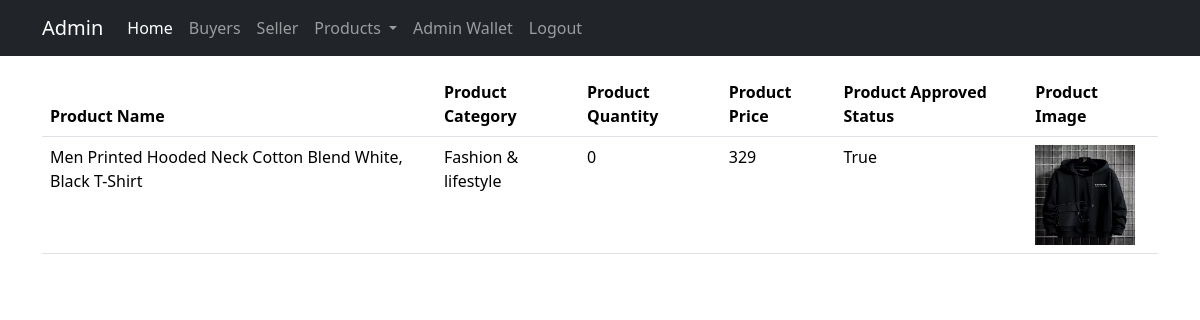
The app's page /superadmin/category/2/ with its own data.
### seller/models.py (models this page shows)
class Product(models.Model):
    seller = models.ForeignKey(Seller, on_delete=models.CASCADE)
    category = models.ForeignKey(Category, on_delete=models.CASCADE)
    name = models.CharField(max_length=100)
    description = models.TextField()
    price = models.IntegerField()
    image = models.ImageField(upload_to="media/")
    quantity = models.IntegerField()
    approved = models.BooleanField(default=False)
    def __str__(self):
        return self.name

class Category(models.Model):
    name = models.CharField(max_length=50)
    def __str__(self):
        return self.name

### superadmin/views.py (the view)
# urls.py: path("category/<int:id>/", views.product_categorywise, name="product_categorywise"),
def product_categorywise(request, id):
    category = Category.objects.get(id=id)
    product = Product.objects.filter(category=category)
    print(product)
    return render(request, "category_product.html", {"product": product})

### buyer/context_processors.py (called while the page is built)
def cart_item_count(request):
    user = request.user
    if user.is_authenticated:
        cart_item_count = 0
        cart = CartItem.objects.filter(user_id=user.id)
        for c in cart:
            cart_item_count = cart_item_count + c.quantity
    else:
        cart_item_count = 0
    return {"cart_item_count": cart_item_count}

### templates/category_product.html
{% include "superadmin_nav.html" %}
<div class="container mt-auto py-3">
    <table class="table">
        <thead>
            <tr>
                <th>Product Name</th>
                <th>Product Category</th>
                <th>Product Quantity</th>
                <th>Product Price</th>
                <th>Product Approved Status</th>
                <th>Product Image</th>
            </tr>
        </thead>
        <tbody>
            {% for p in product %}
            <tr>
                <td>{{ p.name }}</td>
                <td>{{ p.category }}</td>
                <td>{{ p.quantity }}</td>
                <td>{{ p.price }}</td>
                <td>{{ p.approved }}</td>
                <td><img src="/media/{{ p.image }}" alt="No image found" width="100" height="100"></td>
            </tr>
            {% endfor %}
        </tbody>
    </table>
</div>

### records on screen
Product: name "Men Printed Hooded Neck Cotton Blend White, Black T-Shirt", category "Fashion & lifestyle", quantity "0", price "329", approved "True", image (picture)
